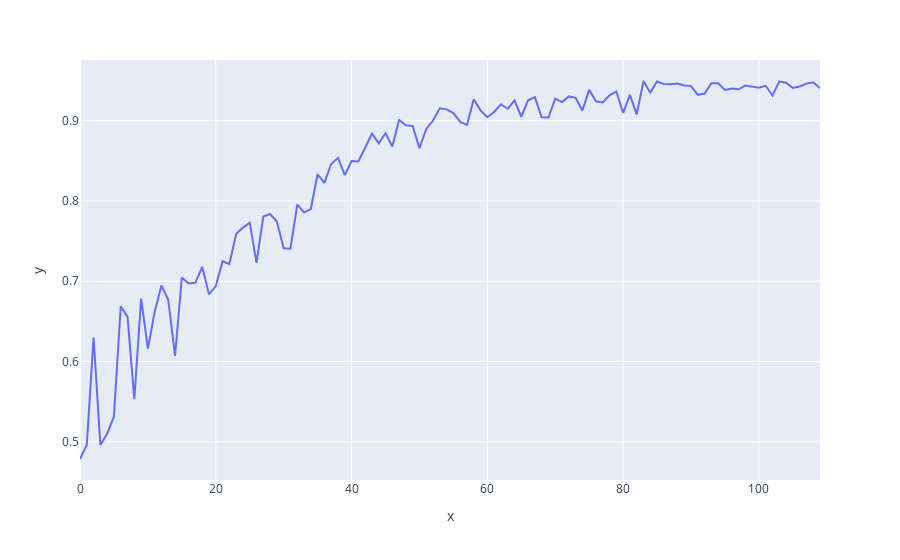

Here is the notebook cell this chart was saved with:
### Code cell
#accuracy #per_client_batch_size: 50
print(acc_array)
fig = px.line(y=acc_array)
fig.show()
